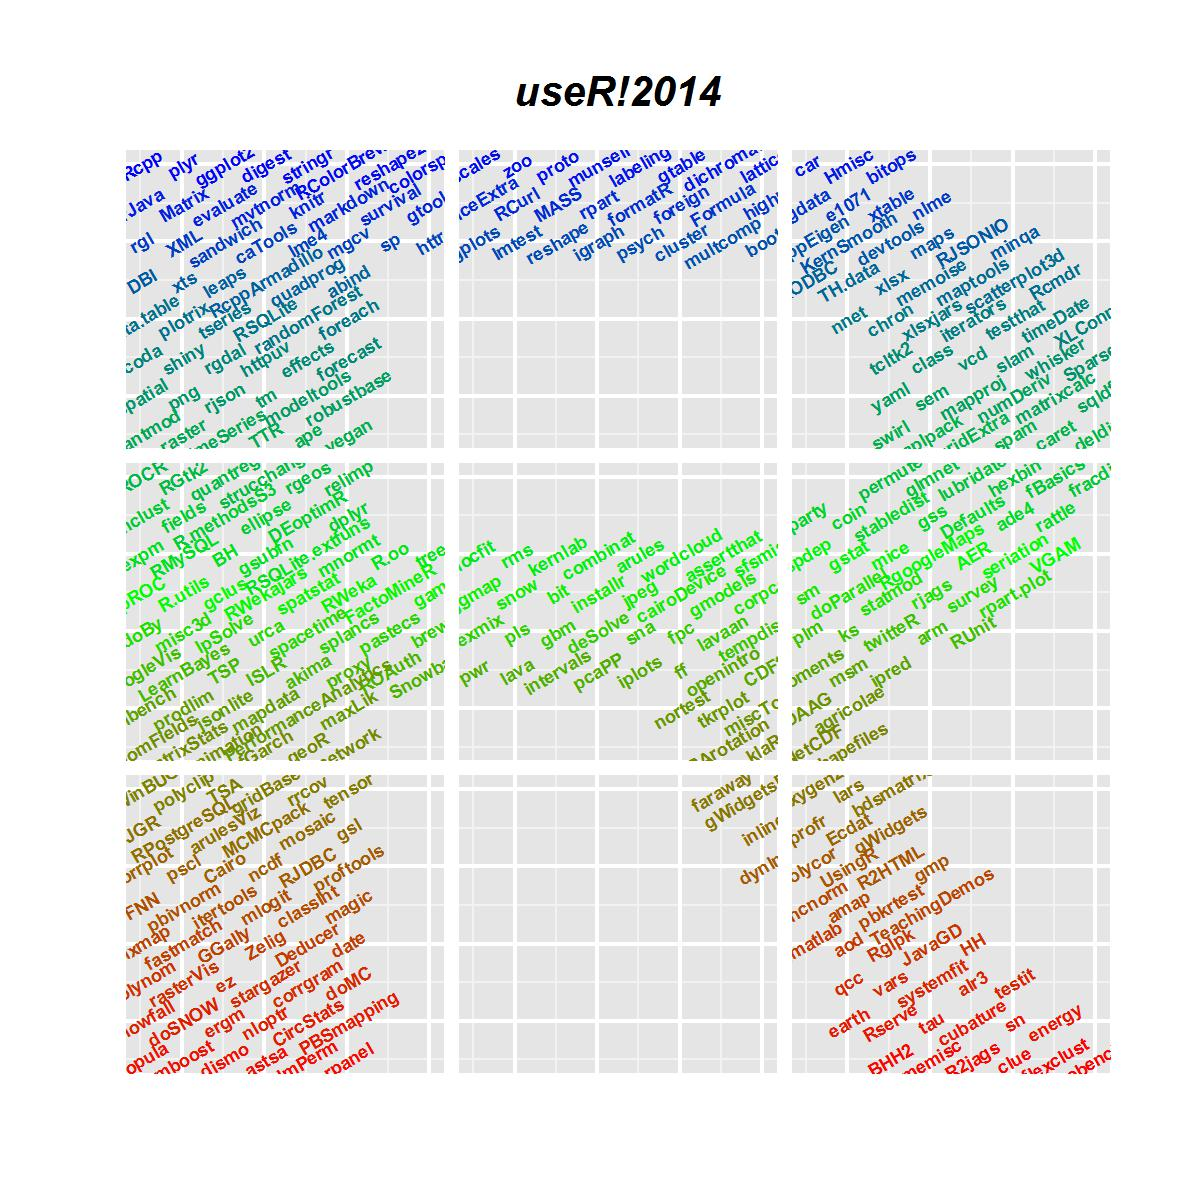

R code for this plot:
#
# Entry for user!12014 T-shirt
# Author: rdabbler
#

# load libraries
library(ggplot2)
library(scales)
library(grid)

# set working directory
setwd("~/notesofdabbler/user2014_TshirtEntry/")


# code taken from github initial commit 
R<-c(rep(1,19),rep(0,5), 
     rep(1,20),rep(0,4),
     rep(1,22),rep(0,2),
     rep(1,6),rep(0,10),rep(1,7),0,
     rep(1,6),rep(0,11),rep(1,7),
     rep(1,6),rep(0,12),rep(1,6),
     rep(1,6),rep(0,12),rep(1,6), 
     rep(1,6),rep(0,12),rep(1,6),
     rep(1,6),rep(0,12),rep(1,6),
     rep(1,6),rep(0,10),rep(1,7),0,
     rep(1,23),0,
     rep(1,22),rep(0,2),
     rep(1,21),rep(0,3),
     rep(1,19),rep(0,5),
     rep(1,6),rep(0,7),rep(1,5),rep(0,6),
     rep(1,6),rep(0,8),rep(1,4),rep(0,6),
     rep(1,6),rep(0,8),rep(1,5),rep(0,5),
     rep(1,6),rep(0,9),rep(1,4),rep(0,5),
     rep(1,6),rep(0,9),rep(1,5),rep(0,4),
     rep(1,6),rep(0,10),rep(1,4),rep(0,4),
     rep(1,6),rep(0,10),rep(1,5),rep(0,3),
     rep(1,6),rep(0,11),rep(1,5),rep(0,2),
     rep(1,6),rep(0,11),rep(1,6),rep(0,1),
     rep(1,6),rep(0,12),rep(1,6))

# Create x and y coordinates for plotting letter R
# Goal is to split the letter R into a 3x3 grid

# here the x and y coordiates are created for each panel of 3x3 grid
Rx=rep(seq(1,8),24*3)
Ry=rep(rep(seq(8,1),each=24),3)
# xpanel label and yplanel label is attached to enable faceting
Rgrpx=rep(rep(seq(1,3),each=8),24)
Rgrpy=rep(seq(1,3),each=24*8)
# data for plotting letter R is gathered into a data frame
df=data.frame(R=R,Rx=Rx,Ry=Ry,Rgrpx=Rgrpx,Rgrpy=Rgrpy)
# rows with R=0 are not part of the plot
df=subset(df,R==1)
# test of graph with just points
#ggplot(data=df,aes(x=Rx,y=Ry))+geom_point(size=4)+facet_grid(Rgrpy~Rgrpx)

#---------------Finding top downloaded CRAN packages during 3 months (Feb-Apr 2014)-----------------------
# This piece of code is from http://www.nicebread.de/finally-tracking-cran-packages-downloads/  

## ======================================================================
## Step 1: Download all log files
## ======================================================================

# Here's an easy way to get all the URLs in R
start <- as.Date('2014-02-01')
today <- as.Date('2014-04-30')

all_days <- seq(start, today, by = 'day')

year <- as.POSIXlt(all_days)$year + 1900
urls <- paste0('http://cran-logs.rstudio.com/', year, '/', all_days, '.csv.gz')

# only download the files you don't have:
missing_days <- setdiff(as.character(all_days), tools::file_path_sans_ext(dir("CRANlogs"), TRUE))

dir.create("CRANlogs")
for (i in 1:length(missing_days)) {
  print(paste0(i, "/", length(missing_days)))
  download.file(urls[i], paste0('CRANlogs/', missing_days[i], '.csv.gz'))
}

## ======================================================================
## Step 2: Load single data files into one big data.table
## ======================================================================

file_list <- list.files("CRANlogs", full.names=TRUE)

logs <- list()
for (file in file_list) {
  print(paste("Reading", file, "..."))
  logs[[file]] <- read.table(file, header = TRUE, sep = ",", quote = "\"",
                             dec = ".", fill = TRUE, comment.char = "", as.is=TRUE)
}

# rbind together all files
library(data.table)
dat <- rbindlist(logs)

# delete the CRANlogs directory
unlink("CRANlogs",recursive=TRUE)

# find number of downloads of packages
library(dplyr)
pkgcount=dat%>%group_by(package)%>%summarize(downloads=n())%>%arrange(desc(downloads))
# check top 25
#head(pkgcount,25)

#---------------plot letter R with top downloaded package names instead of points-----------------

# number of points in R letter
numptsR=nrow(df)

# The current R letter plot has 342 points
# Extract top 342 downloaded packages
pkgcountTop=pkgcount[1:numptsR,]

# Add info on top packages to dataframe with R letter coordindates
df$package=pkgcountTop$package
df$pkgcount=pkgcountTop$count
df$colornum=seq(1,numptsR) # here just a rank ordering is used for coloring

ggplot(data=df,aes(x=Rx,y=Ry))+
  geom_text(aes(label=package,angle=30,color=as.numeric(colornum)),size=1.5,fontface="bold")+
  facet_grid(Rgrpy~Rgrpx)+theme_bw()+
  theme(axis.ticks=element_blank(),axis.text=element_blank(),strip.text=element_blank(),
        strip.background=element_blank(),legend.position="none",panel.margin=unit(0,"inches"))+
  xlab("")+ylab("")+scale_color_gradient2(low="blue",mid="green",high="red",midpoint=floor(numptsR/2))+
  ggtitle("useR!2014")+theme(plot.title=element_text(face="bold.italic",size=10))

ggsave("user2014_tShirt_entry.jpg",width=4,height=4)
